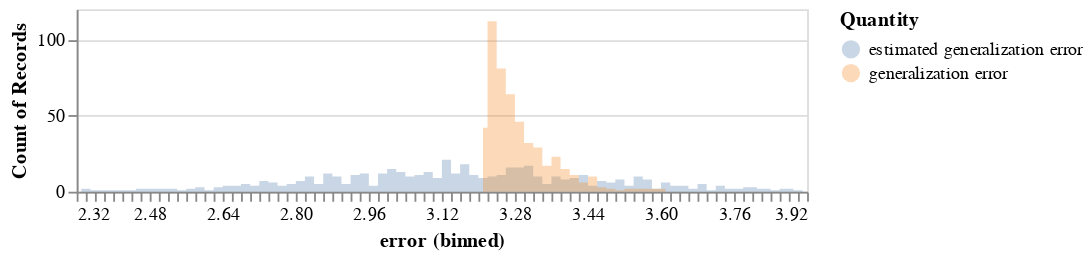

Here is the notebook cell this chart was saved with:
### Code cell
source = pd.DataFrame({
    'estimated generalization error':ês,
    'generalization error':es
})

alt.Chart(source, height=100).transform_fold(
    ['estimated generalization error', 'generalization error'],
    as_=['Quantity', 'error']
).mark_area(
    opacity=0.3,
    interpolate='step'
).encode(
    alt.X('error:Q', bin=alt.Bin(maxbins=100)),
    alt.Y('count()', stack=None),
    alt.Color('Quantity:N')
)

### Figure 1 — Vega-Lite specification as saved in the notebook (floating-point values rounded to 4 significant figures; data arrays with more than 128 entries replaced by an {"elided": "..."} marker saying what was removed)
{"$schema": "https://vega.github.io/schema/vega-lite/v3.4.0.json", "config": {"mark": {"tooltip": null}, "view": {"height": 300, "width": 400}}, "data": {"name": "data-717659ffae76c263db22c0c000646d09"}, "datasets": {"data-717659ffae76c263db22c0c000646d09": {"elided": "500 records"}}, "encoding": {"color": {"field": "Quantity", "type": "nominal"}, "x": {"bin": {"maxbins": 100}, "field": "error", "type": "quantitative"}, "y": {"aggregate": "count", "stack": null, "type": "quantitative"}}, "height": 100, "mark": {"interpolate": "step", "opacity": 0.3, "type": "area"}, "transform": [{"as": ["Quantity", "error"], "fold": ["estimated generalization error", "generalization error"]}]}
